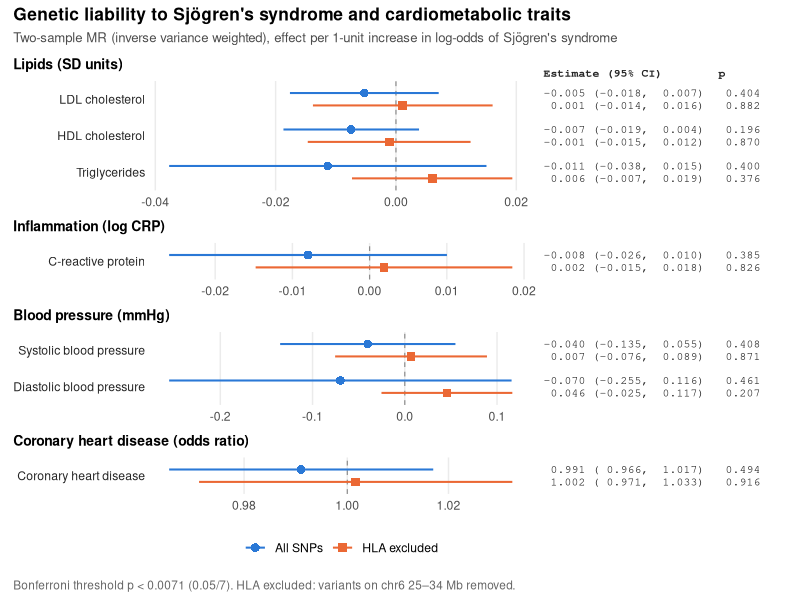

Recreate this plot in R.
###############################################################################
# 03. FOREST PLOT FOR MR ANALYSIS A (supplementary figure)
#
# Input : results/MR/A_results_allSNPs.csv and A_results_noHLA.csv
#         (created by 02_mendelian_randomisation.R)
# Output: results/MR/A_forest.png
###############################################################################

suppressPackageStartupMessages({
  library(ggplot2)
  library(dplyr)
  library(patchwork)
})

colours <- c("All SNPs" = "#2a78d6", "HLA excluded" = "#eb6834")
shapes  <- c("All SNPs" = 16,        "HLA excluded" = 15)

labels_out <- c(
  "ieu-a-300" = "LDL cholesterol",
  "ieu-a-299" = "HDL cholesterol",
  "ieu-a-302" = "Triglycerides",
  "ieu-b-35"  = "C-reactive protein",
  "ieu-b-38"  = "Systolic blood pressure",
  "ieu-b-39"  = "Diastolic blood pressure",
  "ieu-a-7"   = "Coronary heart disease"
)
group_out <- c(
  "ieu-a-300" = "Lipids (SD units)", "ieu-a-299" = "Lipids (SD units)",
  "ieu-a-302" = "Lipids (SD units)",
  "ieu-b-35"  = "Inflammation (log CRP)",
  "ieu-b-38"  = "Blood pressure (mmHg)", "ieu-b-39" = "Blood pressure (mmHg)",
  "ieu-a-7"   = "Coronary heart disease (odds ratio)"
)

d <- bind_rows(
  read.csv("results/MR/A_results_allSNPs.csv") %>% mutate(analysis = "All SNPs"),
  read.csv("results/MR/A_results_noHLA.csv")   %>% mutate(analysis = "HLA excluded")
) %>%
  filter(method == "Inverse variance weighted") %>%
  mutate(
    label    = labels_out[id.outcome],
    group    = group_out[id.outcome],
    binary   = id.outcome == "ieu-a-7",
    est      = ifelse(binary, exp(b), b),
    lo       = ifelse(binary, exp(b - 1.96 * se), b - 1.96 * se),
    hi       = ifelse(binary, exp(b + 1.96 * se), b + 1.96 * se),
    p_txt    = ifelse(pval < 0.001, "<0.001", sprintf("%.3f", pval)),
    txt      = sprintf("  %6.3f (%6.3f, %6.3f)   %s", est, lo, hi, p_txt),
    analysis = factor(analysis, levels = names(colours))
  )

panel <- function(grp, ref = 0, header = FALSE) {
  dd <- d %>% filter(group == grp)
  lv <- rev(unname(labels_out[names(labels_out) %in% dd$id.outcome]))
  dd <- dd %>%
    mutate(y = match(label, lv) + ifelse(analysis == "All SNPs", 0.17, -0.17))

  p <- ggplot(dd, aes(y = y, colour = analysis, shape = analysis)) +
    geom_vline(xintercept = ref, linetype = "dashed", colour = "grey55", linewidth = 0.4) +
    geom_segment(aes(x = lo, xend = hi, yend = y), linewidth = 0.7) +
    geom_point(aes(x = est), size = 2.6) +
    geom_text(aes(x = Inf, label = txt), hjust = 0, family = "mono",
              size = 2.9, colour = "grey15", show.legend = FALSE) +
    scale_y_continuous(breaks = seq_along(lv), labels = lv,
                       limits = c(0.5, length(lv) + 0.5), expand = c(0, 0)) +
    scale_colour_manual(values = colours, drop = FALSE) +
    scale_shape_manual(values = shapes, drop = FALSE) +
    coord_cartesian(clip = "off") +
    labs(x = NULL, y = NULL, title = grp, colour = NULL, shape = NULL) +
    theme_minimal(base_size = 11) +
    theme(panel.grid.minor    = element_blank(),
          panel.grid.major.y  = element_blank(),
          axis.text.y         = element_text(colour = "grey15"),
          plot.title          = element_text(face = "bold", size = 10),
          plot.title.position = "plot",
          plot.margin         = margin(4, 190, 4, 4))
  if (ref == 1) p <- p + scale_x_log10()
  if (header) p <- p + annotate("text", x = Inf, y = length(lv) + 0.5,
                                label = "  Estimate (95% CI)        p",
                                hjust = 0, vjust = -0.6, family = "mono",
                                fontface = "bold", size = 2.9, colour = "grey15")
  p
}

p_A <- panel("Lipids (SD units)", header = TRUE) /
  panel("Inflammation (log CRP)") /
  panel("Blood pressure (mmHg)") /
  panel("Coronary heart disease (odds ratio)", ref = 1) +
  plot_layout(heights = c(3, 1, 2, 1), guides = "collect") +
  plot_annotation(
    title    = "Genetic liability to Sjögren's syndrome and cardiometabolic traits",
    subtitle = "Two-sample MR (inverse variance weighted), effect per 1-unit increase in log-odds of Sjögren's syndrome",
    caption  = "Bonferroni threshold p < 0.0071 (0.05/7). HLA excluded: variants on chr6 25–34 Mb removed.",
    theme    = theme(plot.title    = element_text(face = "bold", size = 12.5),
                     plot.subtitle = element_text(size = 9.5, colour = "grey30"),
                     plot.caption  = element_text(size = 8.5, colour = "grey40", hjust = 0))
  ) &
  theme(legend.position = "bottom")

ggsave("results/MR/A_forest.png", p_A, width = 10, height = 7, dpi = 300, bg = "white")
